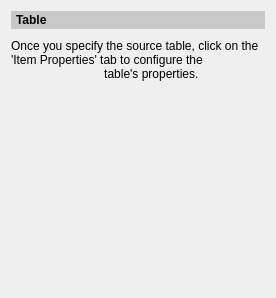
<?xml version="1.0" encoding="UTF-8"?>
<ui version="4.0">
    <class>TableDataSourceEditor</class>
    <widget class="QWidget" name="TableDataSourceEditor">
        <property name="geometry">
            <rect>
                <x>0</x>
                <y>0</y>
                <width>276</width>
                <height>298</height>
            </rect>
        </property>
        <property name="windowTitle">
            <string>Table Data Source Editor</string>
        </property>
        <layout class="QGridLayout" name="gridLayout">
            <property name="verticalSpacing">
                <number>10</number>
            </property>
            <item row="1" column="0" colspan="2">
                <layout class="QVBoxLayout" name="vl_notification"/>
            </item>
            <item row="0" column="0" colspan="2">
                <widget class="QLabel" name="label_4">
                    <property name="styleSheet">
                        <string notr="true">padding: 2px; font-weight: bold; background-color: rgb(200, 200, 200);
                        </string>
                    </property>
                    <property name="text">
                        <string>Table</string>
                    </property>
                </widget>
            </item>
            <item row="4" column="1">
                <spacer name="verticalSpacer">
                    <property name="orientation">
                        <enum>Qt::Vertical</enum>
                    </property>
                    <property name="sizeHint" stdset="0">
                        <size>
                            <width>20</width>
                            <height>118</height>
                        </size>
                    </property>
                </spacer>
            </item>
            <item row="3" column="0" colspan="2">
                <widget class="ReferencedTableEditor" name="ref_table" native="true"/>
            </item>
            <item row="2" column="0" colspan="2">
                <widget class="QLabel" name="label">
                    <property name="minimumSize">
                        <size>
                            <width>0</width>
                            <height>30</height>
                        </size>
                    </property>
                    <property name="text">
                        <string>Once you specify the source table, click on the 'Item Properties' tab to configure the
                            table's properties.
                        </string>
                    </property>
                    <property name="scaledContents">
                        <bool>false</bool>
                    </property>
                    <property name="wordWrap">
                        <bool>true</bool>
                    </property>
                </widget>
            </item>
        </layout>
    </widget>
    <customwidgets>
        <customwidget>
            <class>ReferencedTableEditor</class>
            <extends>QWidget</extends>
            <header>stdm.ui.composer.referenced_table_editor</header>
            <container>1</container>
        </customwidget>
    </customwidgets>
    <resources/>
    <connections/>
</ui>
